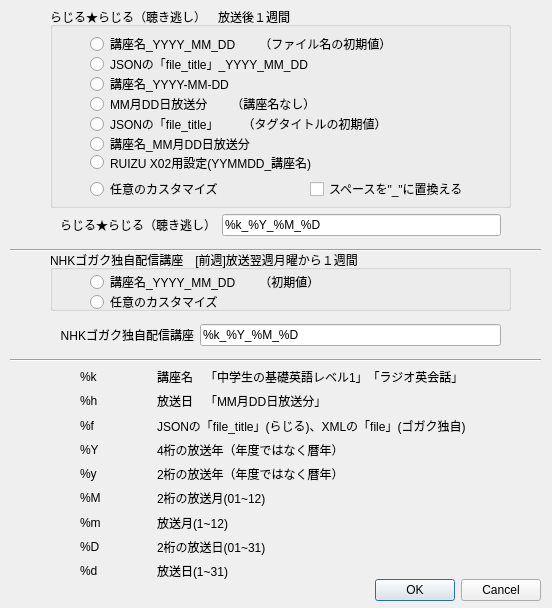
<?xml version="1.0" encoding="UTF-8"?>
<ui version="4.0">
 <class>CustomizeDialogClass</class>
 <widget class="QDialog" name="CustomizeDialogClass">
  <property name="windowModality">
   <enum>Qt::ApplicationModal</enum>
  </property>
  <property name="geometry">
   <rect>
    <x>0</x>
    <y>0</y>
    <width>552</width>
    <height>608</height>
   </rect>
  </property>
  <property name="minimumSize">
   <size>
    <width>552</width>
    <height>608</height>
   </size>
  </property>
  <property name="maximumSize">
   <size>
    <width>552</width>
    <height>608</height>
   </size>
  </property>
  <property name="windowTitle">
   <string>カスタマイズ</string>
  </property>
  <widget class="QDialogButtonBox" name="buttonBox">
   <property name="geometry">
    <rect>
     <x>340</x>
     <y>574</y>
     <width>201</width>
     <height>32</height>
    </rect>
   </property>
   <property name="sizePolicy">
    <sizepolicy hsizetype="Fixed" vsizetype="Fixed">
     <horstretch>0</horstretch>
     <verstretch>0</verstretch>
    </sizepolicy>
   </property>
   <property name="minimumSize">
    <size>
     <width>0</width>
     <height>0</height>
    </size>
   </property>
   <property name="orientation">
    <enum>Qt::Horizontal</enum>
   </property>
   <property name="standardButtons">
    <set>QDialogButtonBox::Cancel|QDialogButtonBox::Ok</set>
   </property>
  </widget>
  <widget class="QWidget" name="gridLayoutWidget">
   <property name="geometry">
    <rect>
     <x>60</x>
     <y>210</y>
     <width>441</width>
     <height>31</height>
    </rect>
   </property>
   <layout class="QGridLayout" name="gridLayout">
    <item row="0" column="0" alignment="Qt::AlignHCenter">
     <widget class="QLabel" name="label">
      <property name="text">
       <string>らじる★らじる（聴き逃し）</string>
      </property>
      <property name="alignment">
       <set>Qt::AlignRight|Qt::AlignTrailing|Qt::AlignVCenter</set>
      </property>
     </widget>
    </item>
    <item row="0" column="2">
     <widget class="QLineEdit" name="lineEdit">
      <property name="toolTip">
       <string/>
      </property>
      <property name="text">
       <string>%k_%Y_%M_%D</string>
      </property>
     </widget>
    </item>
   </layout>
  </widget>
  <widget class="QWidget" name="gridLayoutWidget_2">
   <property name="geometry">
    <rect>
     <x>80</x>
     <y>368</y>
     <width>386</width>
     <height>212</height>
    </rect>
   </property>
   <layout class="QGridLayout" name="gridLayout_2">
    <item row="1" column="1">
     <widget class="QLabel" name="label_30">
      <property name="text">
       <string>放送日　「MM月DD日放送分」</string>
      </property>
     </widget>
    </item>
    <item row="0" column="0">
     <widget class="QLabel" name="label_18">
      <property name="text">
       <string>%k</string>
      </property>
     </widget>
    </item>
    <item row="8" column="1">
     <widget class="QLabel" name="label_39">
      <property name="text">
       <string>放送日(1~31)</string>
      </property>
     </widget>
    </item>
    <item row="5" column="0">
     <widget class="QLabel" name="label_25">
      <property name="text">
       <string>%M</string>
      </property>
     </widget>
    </item>
    <item row="2" column="1">
     <widget class="QLabel" name="label_31">
      <property name="text">
       <string>JSONの「file_title」(らじる)、XMLの「file」(ゴガク独自)</string>
      </property>
     </widget>
    </item>
    <item row="2" column="0">
     <widget class="QLabel" name="label_20">
      <property name="text">
       <string>%f</string>
      </property>
     </widget>
    </item>
    <item row="1" column="0">
     <widget class="QLabel" name="label_19">
      <property name="text">
       <string>%h</string>
      </property>
     </widget>
    </item>
    <item row="8" column="0">
     <widget class="QLabel" name="label_28">
      <property name="text">
       <string>%d</string>
      </property>
     </widget>
    </item>
    <item row="3" column="1">
     <widget class="QLabel" name="label_34">
      <property name="text">
       <string>4桁の放送年（年度ではなく暦年）</string>
      </property>
     </widget>
    </item>
    <item row="6" column="1">
     <widget class="QLabel" name="label_37">
      <property name="text">
       <string>放送月(1~12)</string>
      </property>
     </widget>
    </item>
    <item row="7" column="1">
     <widget class="QLabel" name="label_38">
      <property name="text">
       <string>2桁の放送日(01~31)</string>
      </property>
     </widget>
    </item>
    <item row="7" column="0">
     <widget class="QLabel" name="label_27">
      <property name="text">
       <string>%D</string>
      </property>
     </widget>
    </item>
    <item row="5" column="1">
     <widget class="QLabel" name="label_36">
      <property name="text">
       <string>2桁の放送月(01~12)</string>
      </property>
     </widget>
    </item>
    <item row="0" column="1">
     <widget class="QLabel" name="label_29">
      <property name="text">
       <string>講座名　「中学生の基礎英語レベル1」「ラジオ英会話」</string>
      </property>
     </widget>
    </item>
    <item row="4" column="1">
     <widget class="QLabel" name="label_35">
      <property name="text">
       <string>2桁の放送年（年度ではなく暦年）</string>
      </property>
     </widget>
    </item>
    <item row="4" column="0">
     <widget class="QLabel" name="label_24">
      <property name="text">
       <string>%y</string>
      </property>
     </widget>
    </item>
    <item row="6" column="0">
     <widget class="QLabel" name="label_26">
      <property name="text">
       <string>%m</string>
      </property>
     </widget>
    </item>
    <item row="3" column="0">
     <widget class="QLabel" name="label_23">
      <property name="text">
       <string>%Y</string>
      </property>
     </widget>
    </item>
   </layout>
  </widget>
  <widget class="Line" name="line">
   <property name="geometry">
    <rect>
     <x>10</x>
     <y>240</y>
     <width>531</width>
     <height>20</height>
    </rect>
   </property>
   <property name="orientation">
    <enum>Qt::Horizontal</enum>
   </property>
  </widget>
  <widget class="QGroupBox" name="groupBox">
   <property name="geometry">
    <rect>
     <x>50</x>
     <y>7</y>
     <width>461</width>
     <height>201</height>
    </rect>
   </property>
   <property name="title">
    <string>らじる★らじる（聴き逃し）　放送後１週間</string>
   </property>
   <widget class="QRadioButton" name="radioButton">
    <property name="geometry">
     <rect>
      <x>40</x>
      <y>25</y>
      <width>391</width>
      <height>24</height>
     </rect>
    </property>
    <property name="text">
     <string>講座名_YYYY_MM_DD　　（ファイル名の初期値）</string>
    </property>
   </widget>
   <widget class="QRadioButton" name="radioButton_2">
    <property name="geometry">
     <rect>
      <x>40</x>
      <y>65</y>
      <width>401</width>
      <height>24</height>
     </rect>
    </property>
    <property name="text">
     <string>講座名_YYYY-MM-DD</string>
    </property>
   </widget>
   <widget class="QRadioButton" name="radioButton_1">
    <property name="geometry">
     <rect>
      <x>40</x>
      <y>45</y>
      <width>421</width>
      <height>24</height>
     </rect>
    </property>
    <property name="text">
     <string>JSONの「file_title」_YYYY_MM_DD</string>
    </property>
   </widget>
   <widget class="QRadioButton" name="radioButton_3">
    <property name="geometry">
     <rect>
      <x>40</x>
      <y>85</y>
      <width>391</width>
      <height>24</height>
     </rect>
    </property>
    <property name="text">
     <string>MM月DD日放送分　　（講座名なし）</string>
    </property>
   </widget>
   <widget class="QRadioButton" name="radioButton_9">
    <property name="geometry">
     <rect>
      <x>40</x>
      <y>170</y>
      <width>301</width>
      <height>24</height>
     </rect>
    </property>
    <property name="text">
     <string>任意のカスタマイズ</string>
    </property>
   </widget>
   <widget class="QRadioButton" name="radioButton_4">
    <property name="geometry">
     <rect>
      <x>40</x>
      <y>105</y>
      <width>411</width>
      <height>24</height>
     </rect>
    </property>
    <property name="text">
     <string>JSONの「file_title」　　（タグタイトルの初期値）</string>
    </property>
   </widget>
   <widget class="QRadioButton" name="radioButton_5">
    <property name="geometry">
     <rect>
      <x>40</x>
      <y>125</y>
      <width>361</width>
      <height>24</height>
     </rect>
    </property>
    <property name="text">
     <string>講座名_MM月DD日放送分</string>
    </property>
   </widget>
   <widget class="QRadioButton" name="radioButton_6">
    <property name="geometry">
     <rect>
      <x>40</x>
      <y>145</y>
      <width>361</width>
      <height>21</height>
     </rect>
    </property>
    <property name="text">
     <string>RUIZU X02用設定(YYMMDD_講座名)</string>
    </property>
   </widget>
   <widget class="QCheckBox" name="checkBox">
    <property name="geometry">
     <rect>
      <x>260</x>
      <y>170</y>
      <width>191</width>
      <height>24</height>
     </rect>
    </property>
    <property name="text">
     <string>スペースを&quot;_&quot;に置換える</string>
    </property>
   </widget>
  </widget>
  <widget class="QWidget" name="gridLayoutWidget_3">
   <property name="geometry">
    <rect>
     <x>60</x>
     <y>320</y>
     <width>441</width>
     <height>31</height>
    </rect>
   </property>
   <layout class="QGridLayout" name="gridLayout_3">
    <item row="0" column="0" alignment="Qt::AlignHCenter">
     <widget class="QLabel" name="label_2">
      <property name="text">
       <string>NHKゴガク独自配信講座</string>
      </property>
      <property name="alignment">
       <set>Qt::AlignRight|Qt::AlignTrailing|Qt::AlignVCenter</set>
      </property>
     </widget>
    </item>
    <item row="0" column="2">
     <widget class="QLineEdit" name="lineEdit_2">
      <property name="text">
       <string>%k_%Y_%M_%D</string>
      </property>
     </widget>
    </item>
   </layout>
  </widget>
  <widget class="Line" name="line_2">
   <property name="geometry">
    <rect>
     <x>10</x>
     <y>350</y>
     <width>531</width>
     <height>20</height>
    </rect>
   </property>
   <property name="orientation">
    <enum>Qt::Horizontal</enum>
   </property>
  </widget>
  <widget class="QGroupBox" name="groupBox_2">
   <property name="geometry">
    <rect>
     <x>50</x>
     <y>250</y>
     <width>461</width>
     <height>61</height>
    </rect>
   </property>
   <property name="title">
    <string>NHKゴガク独自配信講座　[前週]放送翌週月曜から１週間</string>
   </property>
   <widget class="QRadioButton" name="radioButton_10">
    <property name="geometry">
     <rect>
      <x>40</x>
      <y>20</y>
      <width>361</width>
      <height>24</height>
     </rect>
    </property>
    <property name="text">
     <string>講座名_YYYY_MM_DD　　（初期値）</string>
    </property>
   </widget>
   <widget class="QRadioButton" name="radioButton_19">
    <property name="geometry">
     <rect>
      <x>40</x>
      <y>40</y>
      <width>241</width>
      <height>24</height>
     </rect>
    </property>
    <property name="text">
     <string>任意のカスタマイズ</string>
    </property>
   </widget>
  </widget>
 </widget>
 <tabstops>
  <tabstop>lineEdit</tabstop>
  <tabstop>buttonBox</tabstop>
 </tabstops>
 <resources/>
 <connections>
  <connection>
   <sender>buttonBox</sender>
   <signal>accepted()</signal>
   <receiver>CustomizeDialogClass</receiver>
   <slot>accept()</slot>
   <hints>
    <hint type="sourcelabel">
     <x>248</x>
     <y>560</y>
    </hint>
    <hint type="destinationlabel">
     <x>157</x>
     <y>274</y>
    </hint>
   </hints>
  </connection>
  <connection>
   <sender>buttonBox</sender>
   <signal>rejected()</signal>
   <receiver>CustomizeDialogClass</receiver>
   <slot>reject()</slot>
   <hints>
    <hint type="sourcelabel">
     <x>316</x>
     <y>560</y>
    </hint>
    <hint type="destinationlabel">
     <x>286</x>
     <y>274</y>
    </hint>
   </hints>
  </connection>
 </connections>
</ui>
